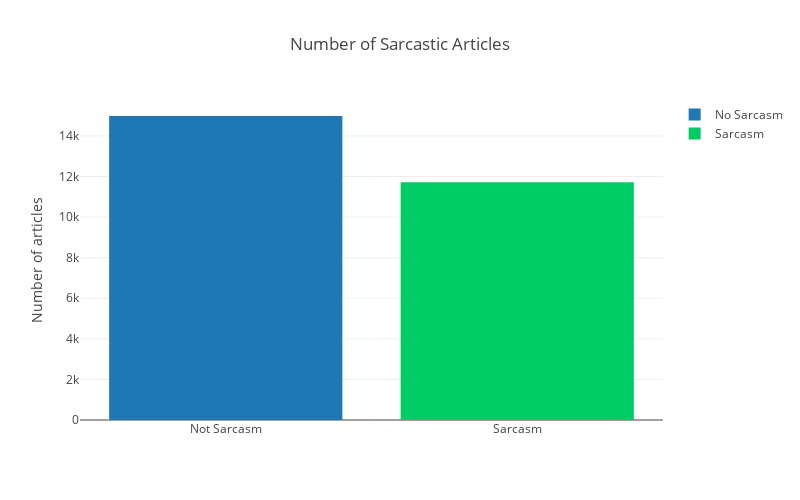

The code cell stored with this chart in its notebook:
### Markdown cell above
First of all let's explore how much share are there of sarcasm in the dataset and what kind of are they.

### Code cell
labels = ['Sarcasm', 'Not Sarcasm']
values = [df['is_sarcastic'].sum(), len(df) - df['is_sarcastic'].sum()]

trace0 = go.Bar(x = [labels[1]], y = [values[1]], name = 'No Sarcasm')
trace1 = go.Bar(x = [labels[0]], y = [values[0]], marker= {'color': '#00cc66'} , name = 'Sarcasm')


data = [trace0, trace1]

layout = go.Layout(title = 'Number of Sarcastic Articles',
                   width = 800,
                   height = 500,
                  yaxis= dict(title = 'Number of articles'),)

fig = go.Figure(data, layout)

pyo.offline.iplot(fig)

### Figure 1 — Plotly figure (JSON) as saved in the notebook; plotly's stock layout.template omitted (floating-point values rounded to 4 significant figures)
{"data": [{"name": "No Sarcasm", "type": "bar", "uid": "c3cea0a0-1321-435e-92ec-ba22c9db27f5", "x": ["Not Sarcasm"], "y": [14985]}, {"marker": {"color": "#00cc66"}, "name": "Sarcasm", "type": "bar", "uid": "c19d6570-6565-4bc0-a491-68f161180983", "x": ["Sarcasm"], "y": [11724]}], "layout": {"height": 500, "title": {"text": "Number of Sarcastic Articles"}, "width": 800, "yaxis": {"title": {"text": "Number of articles"}}}}
